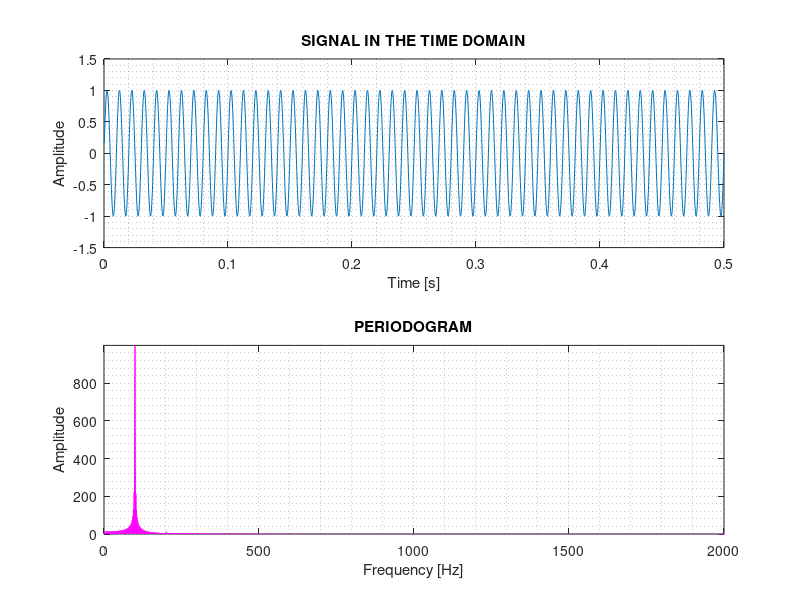

Source code (MATLAB):
%% PRACTICE 9.5. Experimental determination of the detection capability of the periodogram.

% Determination of the PERIODOGRAM DETECTION CAPABILITY:
clc; close all; clear all;
duration = 0.5;
f1 = 100;
f2 = 200;
Fmax = 200;
Fs = 20 * Fmax;
Ts = 1 / Fs;
%% TIME DOMAIN:
tn = Ts:Ts:duration;
k = 0.01; % amplitude of the second component
y = 1*sin(2*pi*f1*tn) + k*sin(2*pi*f2*tn);
subplot(2,1,1);
plot(tn, y);
title('SIGNAL IN THE TIME DOMAIN');
xlabel('Time [s]');
ylabel('Amplitude');
grid minor;
%% FREQUENCY DOMAIN:
N = length(y);
nFFT = 2^ceil(log2(N)) * 64; % nFFT computation (time samples)
Xn = fft(y, nFFT); % FFT complex coefficients computation
% Periodogram computation:
Periodogram = abs(Xn);   
f = linspace(0, Fs, nFFT);
subplot(2,1,2);
plot(f, Periodogram, 'color', 'm');
grid minor
title('PERIODOGRAM');
xlabel('Frequency [Hz]');
ylabel('Amplitude');
axis([0 Fs/2 0 max(Periodogram)]);
